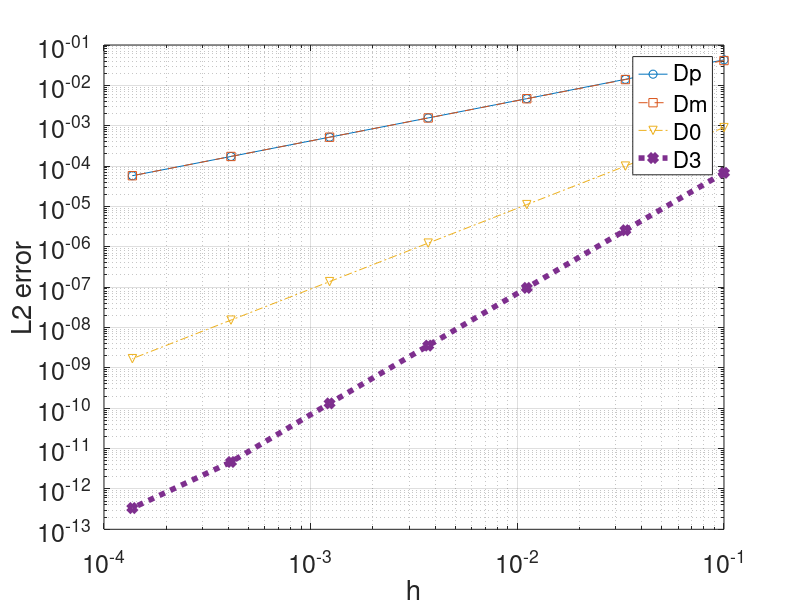

Source code (MATLAB):
%%Finite difference approximations

%define a function
u = @(x) sin(x);

%define at which point we are approximating the derivative
x0 = 1;

%exact derivative for reference
dudx = @(x) cos(x)

%approximation formulations
Dp = @(h,x0) (u(x0+h) - u(x0))/h;
Dm = @(h,x0) (u(x0) - u(x0-h))/h;
D0 = @(h,x0) (u(x0+h) - u(x0-h))/(2*h);
D3 = @(h,x0) (2*u(x0+h) + 3*u(x0) - 6*u(x0-h) + u(x0 - 2*h))/(6*h);

%initial step size
h = 0.1

%repeat the experiment
for k=1:7
    error_Dp(k) = abs(Dp(h,x0) - dudx(x0));
    error_Dm(k) = abs(Dm(h,x0) - dudx(x0));
    error_D0(k) = abs(D0(h,x0) - dudx(x0));
    error_D3(k) = abs(D3(h,x0) - dudx(x0));

    %disp([h,x0,Dp(h,x0),Dm(h,x0),D0(h,x0),dudx(x0)])
    h_array(k) = h;
    h = h/3;
end

loglog(h_array,error_Dp,'-o',h_array,error_Dm,'--s',h_array,error_D0,'-.v',h_array,error_D3,':d','LineWidth',4)
grid on
legend('Dp','Dm','D0','D3')
xlabel('h'); ylabel('L2 error')
set(gca,'FontSize',18)

%calculate the ratio by which the error is decreasing
for k=2:5
    disp([h_array(k-1)/h_array(k),error_Dp(k-1)/error_Dp(k), error_Dm(k-1)/error_Dm(k), error_D0(k-1)/error_D0(k), error_D3(k-1)/error_D3(k)])
end